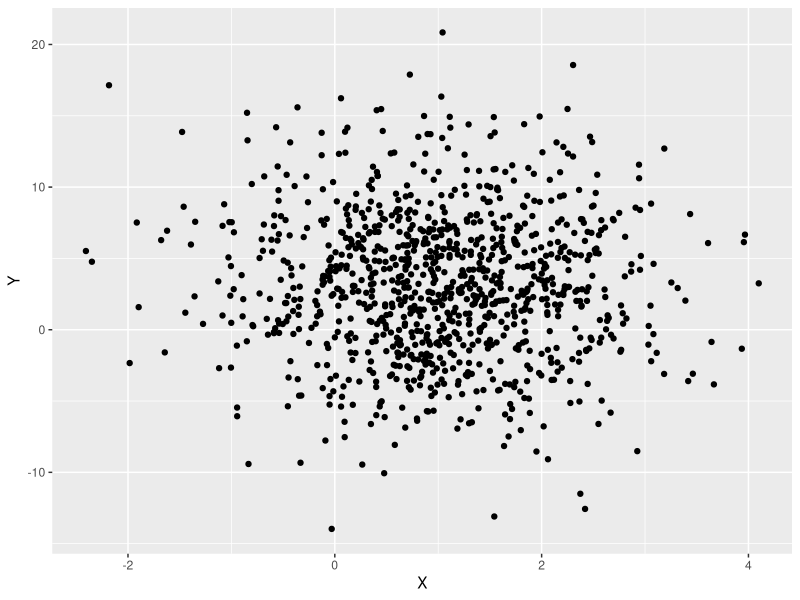
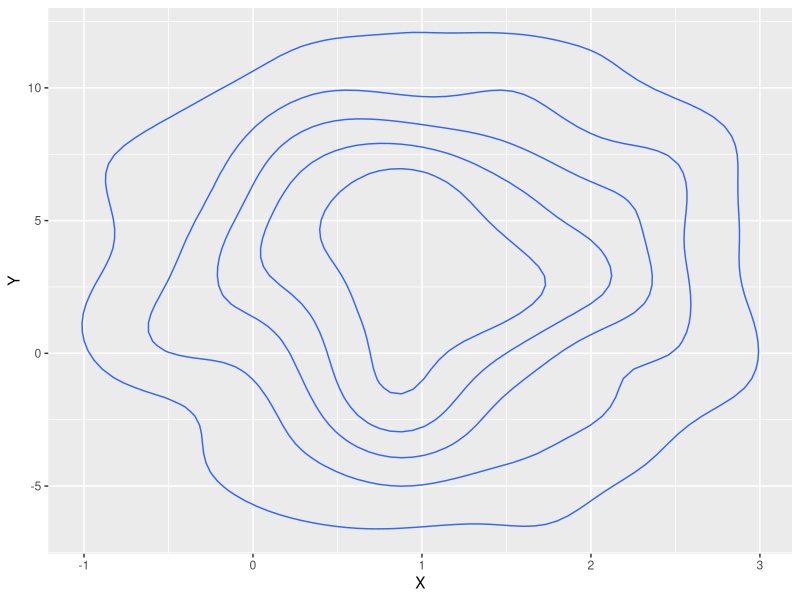
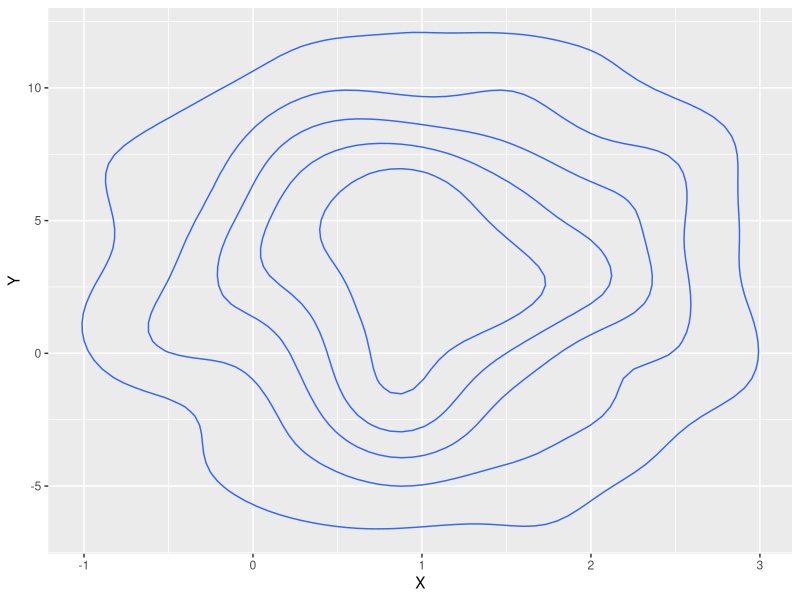
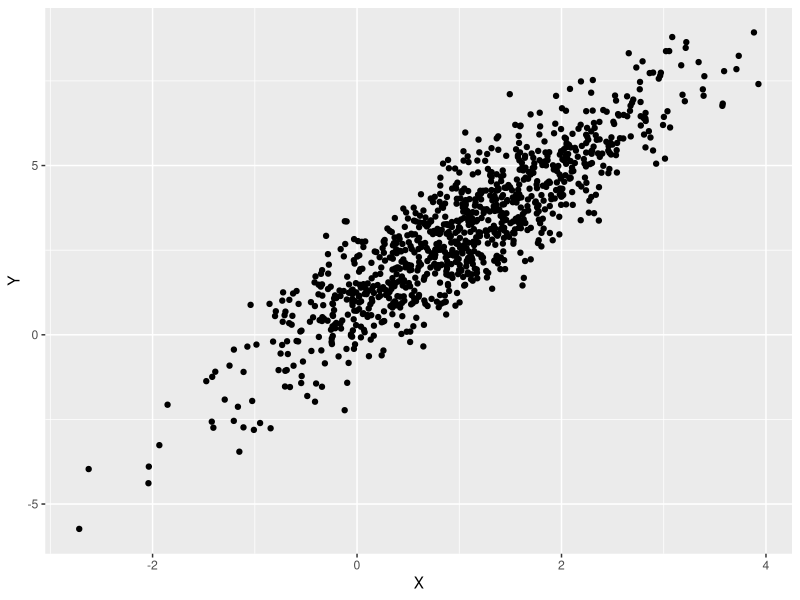
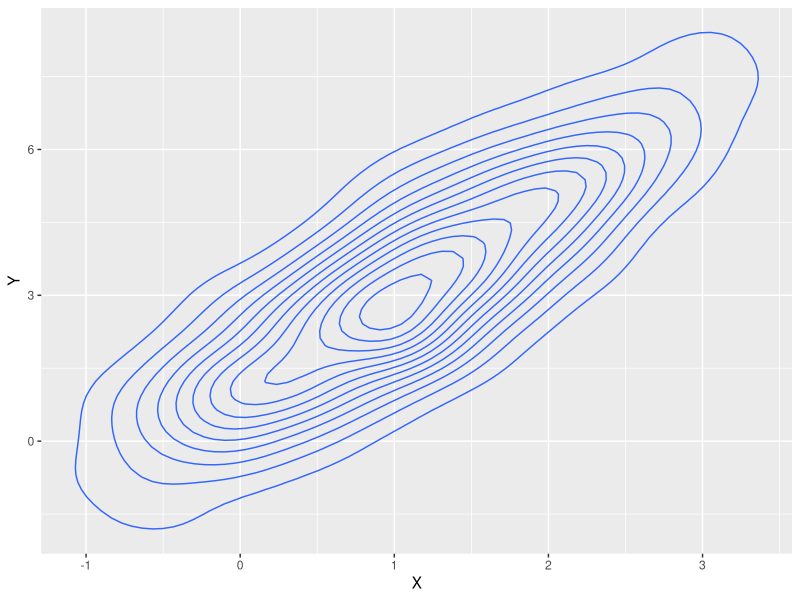

Generate these figures, in order, with R:
# Joint Distribution

library(ggplot2)
x<-rnorm(1000, mean = 1, sd=1)
y<-rnorm(1000, mean=3, sd = 5)

d<- data.frame(X=x, Y=y)
ggplot(d, aes(X,Y))+geom_point()
ggplot(d, aes(X,Y))+geom_density_2d()
ggplot(d, aes(X,Y))+geom_density2d()


# related x and y with uniform noise
x2<- rnorm(1000, mean=1, sd=1)
#y2<- 2*x2 + runif(1000, min=-3,max=3)
y2<-2*x2+ rnorm(1000,mean=1,sd=1)
d2<- data.frame(X=x2, Y=y2)
ggplot(d2, aes(X,Y))+geom_point()
ggplot(d2, aes(X,Y))+geom_density_2d()